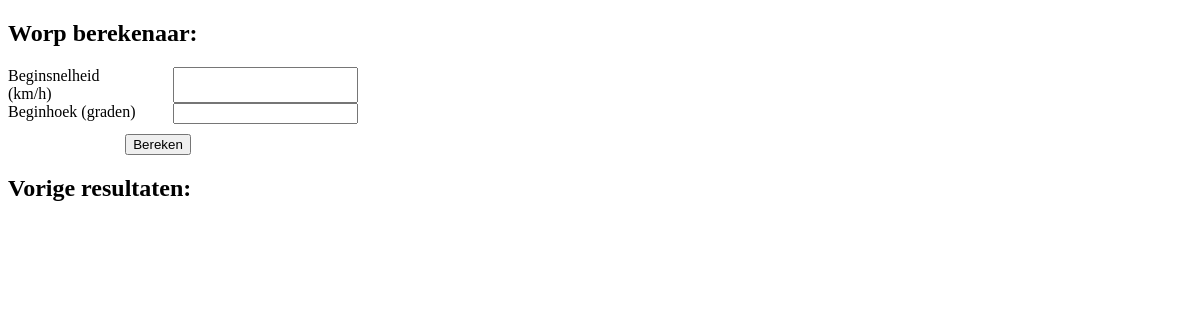
The app's page /, older data.
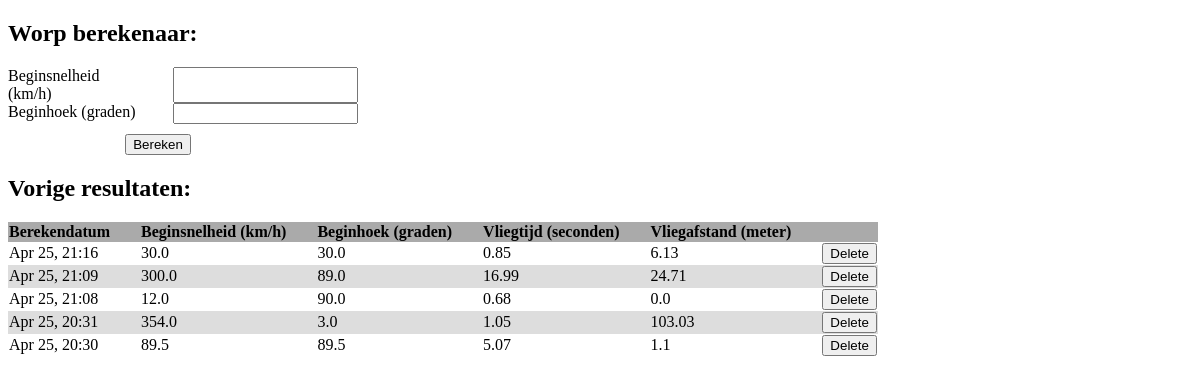
The same page, newer data.
### BerekenWorp/models.py (models this page shows)
class WorpData(models.Model):
    date = models.DateTimeField(auto_now_add=True)
    beginsnelheid_km_per_h = models.FloatField()
    beginhoek_graden = models.FloatField()
    vliegtijd_seconden = models.FloatField()
    vliegafstand_meter = models.FloatField()

### BerekenWorp/views.py (the view, shortened to what this page needs)
# urls.py: path('', views.bereken_worp, name='Bereken Worp'),
def bereken_worp(request):
    aantal_decimalen = 2
    context: dict = {}
    error: str = ""
    result: str = ""
    context['result'] = result
    context['error'] = error
    context['history'] = WorpData.objects.all().order_by('-date')[:]
    return render(request, 'BerekenWorp.html', context)

### BerekenWorp/templates/BerekenWorp.html (shortened to what this page needs)
<!DOCTYPE html>
<html lang="en">
<head>
</head>
<body>
    <section>
        <h2>Worp berekenaar:</h2>
        <div style="display: flex; flex-direction: row">
            <div style="padding-right: 30px">
                <form method="post">
                    <div style="max-width:350px; display: grid; grid-template-columns: auto auto;">
                        <label for="beginsnelheid_km_per_h">Beginsnelheid (km/h)</label>
                        <input type="number" step="0.01" id="beginsnelheid_km_per_h" name="beginsnelheid_km_per_h" required>
                        <label for="beginhoek_graden">Beginhoek (graden)</label>
                        <input type="number" step="0.01" id="beginhoek_graden" name="beginhoek_graden" required>
                    </div>
                    <div style="max-width:300px; display: flex; justify-content: center; padding-top: 10px;">
                        <button type="submit">Bereken</button>
                    </div>
                </form>
            </div>
        </div>
    </section>
    <section>
        <h2>Vorige resultaten:</h2>
        {% if history %}
            <table>
                <thead>
                    <tr>
                        <th>Berekendatum</th>
                        <th>Beginsnelheid (km/h)</th>
                        <th>Beginhoek (graden)</th>
                        <th>Vliegtijd (seconden)</th>
                        <th>Vliegafstand (meter)</th>
                        <th></th>
                    </tr>
                </thead>
                <tbody>
                    {% for entry in history %}
                    <tr>
                        <td>{{ entry.date|date:"M d, H:i" }}</td>
                        <td>{{ entry.beginsnelheid_km_per_h }}</td>
                        <td>{{ entry.beginhoek_graden }}</td>
                        <td>{{ entry.vliegtijd_seconden }}</td>
                        <td>{{ entry.vliegafstand_meter }}</td>
                        <td>
                            <form method="post" action="{% url 'item_delete' entry.id %}">
                                <button type="submit" onclick="return confirm('Ben je zeker dat je deze berekening wilt verwijderen?')">
                                    Delete
                                </button>
                            </form>
                        </td>
                    </tr>
                    {% endfor %}
                </tbody>
            </table>
        {% endif %}
    </section>
</body>
</html>

### BerekenWorp/templates/BerekenWorp.html (style rules this page uses)
button { cursor: pointer; }
label { padding-right: 30px; }
table { border-collapse: collapse; }
table th { padding-right: 30px; }
thead tr { background-color: #aaa; }
tbody tr:nth-child(even) { background-color: #ddd; }

Row changes from the older to the newer data that the page shows:
added WorpData: date "Apr 25, 21:16", beginsnelheid_km_per_h "30.0", beginhoek_graden "30.0", vliegtijd_seconden "0.85", vliegafstand_meter "6.13"
added WorpData: date "Apr 25, 21:09", beginsnelheid_km_per_h "300.0", beginhoek_graden "89.0", vliegtijd_seconden "16.99", vliegafstand_meter "24.71"
added WorpData: date "Apr 25, 21:08", beginsnelheid_km_per_h "12.0", beginhoek_graden "90.0", vliegtijd_seconden "0.68", vliegafstand_meter "0.0"
added WorpData: date "Apr 25, 20:31", beginsnelheid_km_per_h "354.0", beginhoek_graden "3.0", vliegtijd_seconden "1.05", vliegafstand_meter "103.03"
added WorpData: date "Apr 25, 20:30", beginsnelheid_km_per_h "89.5", beginhoek_graden "89.5", vliegtijd_seconden "5.07", vliegafstand_meter "1.1"
Text that changed along with them:
text now shown: "Berekendatum Beginsnelheid (km/h) Beginhoek (graden) Vliegtijd (seconden) Vliegafstand (meter)"
